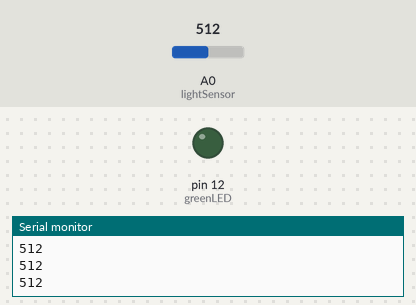
The sketch below on a simulated Arduino Uno, built with avr-gcc and run on an emulated ATmega328P. Parts: output pins drawn as LEDs (lit = HIGH), the last lines printed to the serial monitor. Inputs (shaded band) come from the test bench; at power-on: A0 (lightSensor) = 512.

Above: at 1.2 s.
1.3 s: A0 (lightSensor) set to 312
2.8 s: A0 (lightSensor) set to 283
At 3.6 s:
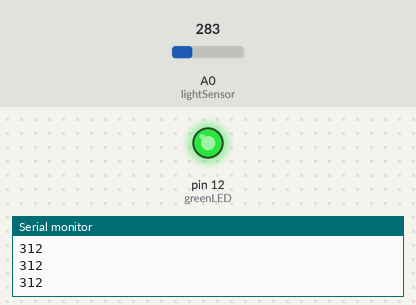
Timing chart, 0 to 5.8 s (numbered marks = the images above; inputs shaded):
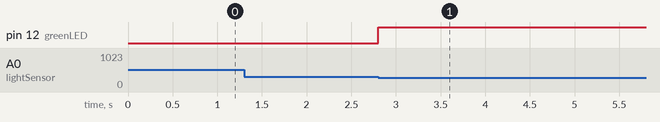

The sketch:

sketch_ex10.ino
```cpp
const int greenLED = 12;
const int lightSensor = 0;

void setup() {
  pinMode(greenLED, OUTPUT);
  Serial.begin(9600);
}

void loop() {
  int val = analogRead(lightSensor);
  Serial.println(val);
  if(analogRead(lightSensor) < 300)
  {
    digitalWrite(greenLED,HIGH);
    delay(10000);
  }
  else
  {
    digitalWrite(greenLED,LOW);
  }
}
```

Measured:
- the behaviour switches between 300 and 299 on A0 (lightSensor) (found by bisection; images 0 and 1)
- after the input at 2.8 s, pin 12 (greenLED): LOW → HIGH at once
